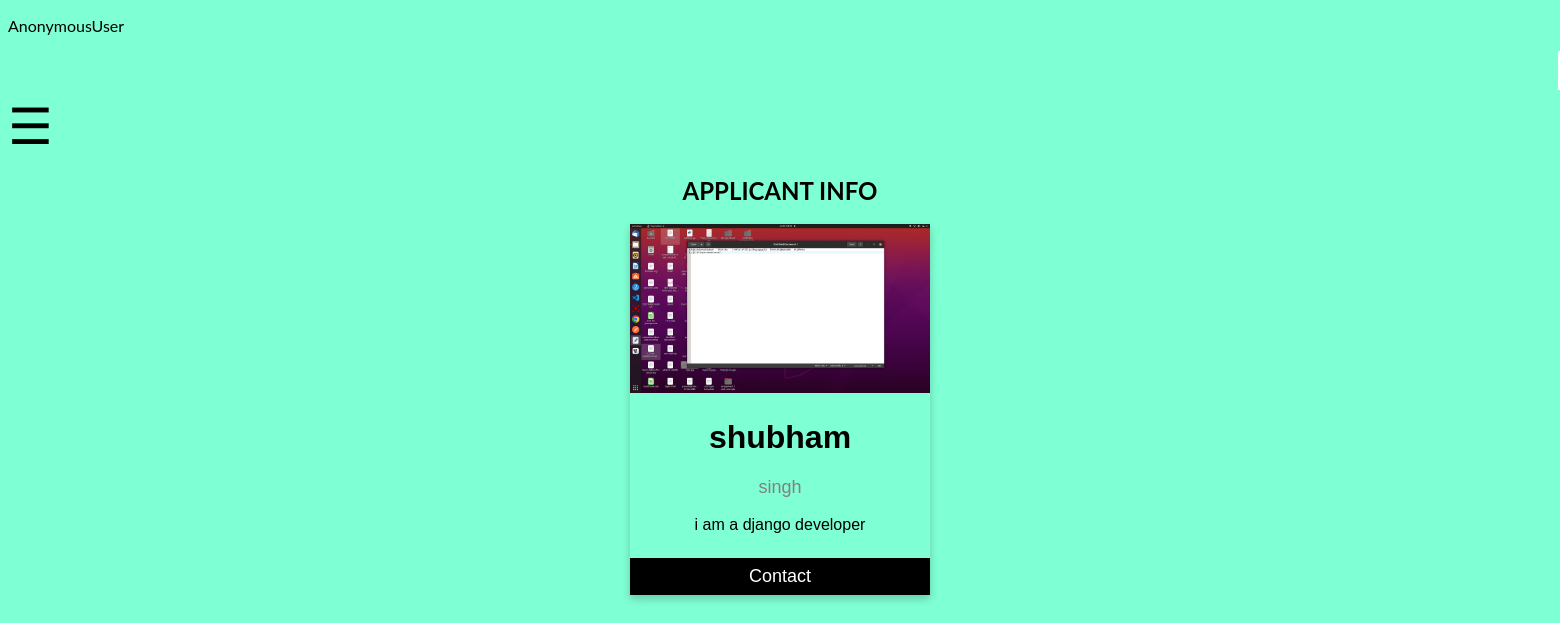
/about/5/, run on the app's committed database.
### app1/models.py (models this page shows)
class BASIC_DATA(models.Model):
    id = models.AutoField(primary_key=True)
    first_name = models.CharField(max_length=100)
    last_name = models.CharField(max_length=100)
    father_name = models.CharField(max_length= 200)
    mother_name=models.CharField(max_length=200, default='')
    about_you = models.TextField()
    profile = models.FileField(upload_to="profile_images/")

### app1/views.py (the view)
# urls.py: path('about/<int:pk>/', views.about, name="about"),
def about(request,pk):
    data=BASIC_DATA.objects.get(id=pk)
    print(data.profile.path)
    return render(request,'about.html',{"data":data})
    return render(request,'about.html')

### templates/about.html (shortened to what this page needs)
{% extends "home.html" %}
    {% block content %}
    <h2 style="text-align:center">APPLICANT INFO</h2>
    <div class="card">
        <img src="{{data.profile.url}}"alt="" style="width:100%">
        <h1>{{data.first_name}}</h1>
        <p class="title">{{data.last_name}}</p>
        <p>{{data.about_you}}</p>
    <form action="http://127.0.0.1:8000/send_email/" method="post">
        <p><button>Contact</button></p>
    </form>
    </div>
{%endblock%}

### templates/home.html (style rules this page uses)
body { font-family: "Lato", sans-serif; background-color: aquamarine; }
.card { box-shadow: 0 4px 8px 0 rgba(0, 0, 0, 0.2); max-width: 300px; margin: auto; text-align: center; font-family: arial; }
.title { color: grey; font-size: 18px; }
button { border: none; outline: 0; display: inline-block; padding: 8px; color: white; background-color: #000; text-align: center; cursor: pointer; width: 100%; font-size: 18px; }

### data on the page
BASIC_DATA: profile (picture), first_name "shubham", last_name "singh", about_you "i am a django developer"

### other printed values
{{ request.user }} "AnonymousUser"
